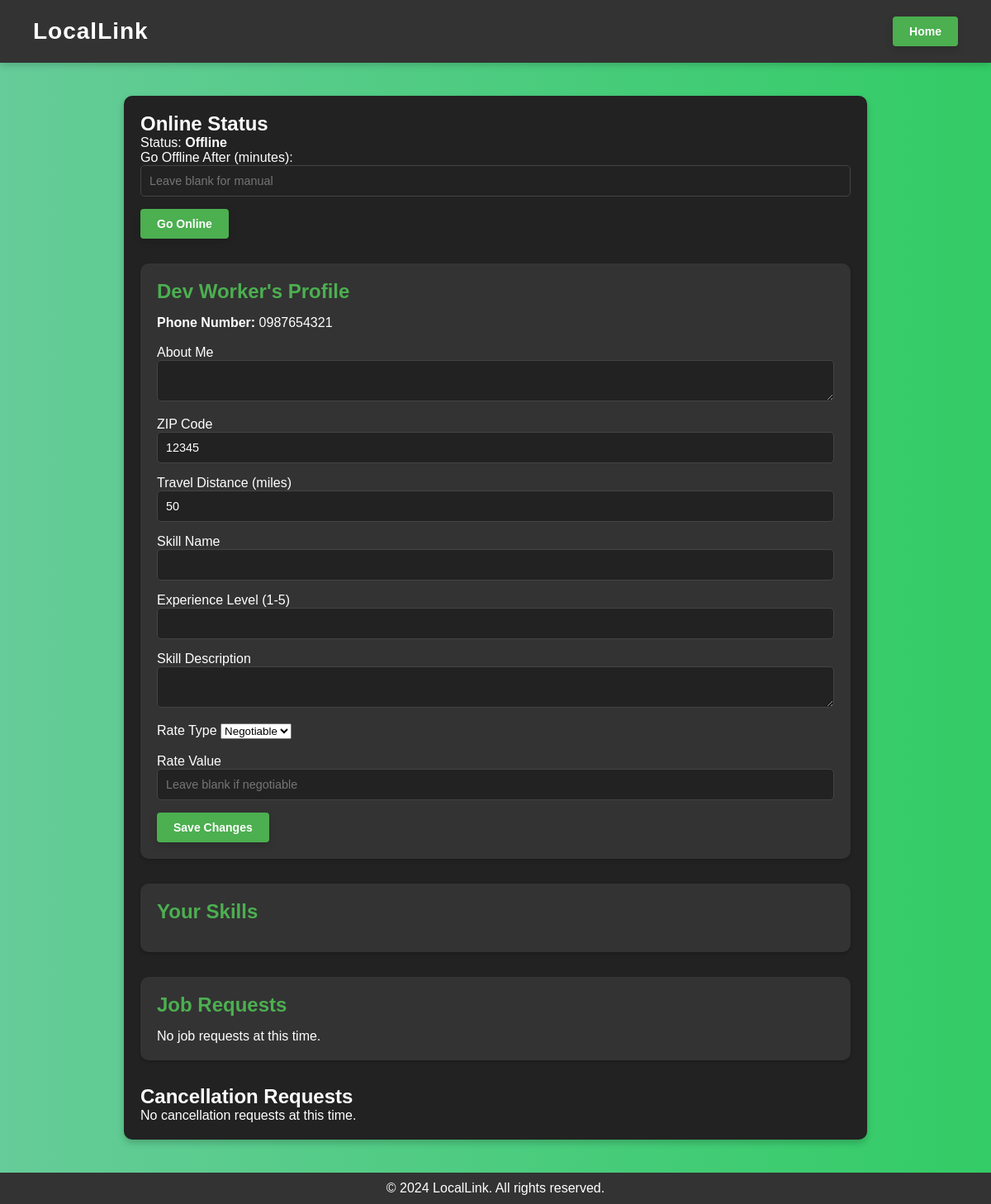
Page /profile/2 (signed in) on the committed database.
### app/models/worker.py (models this page shows, shortened)
class Worker(db.Model):
    __tablename__ = 'workers'
    id = db.Column(db.Integer, primary_key=True)
    profile_picture = db.Column(db.String(200))
    name = db.Column(db.String(100), nullable=False)
    phone_number = db.Column(db.String(15), unique=True, nullable=False)
    password = db.Column(db.String(200), nullable=False)
    zip_code = db.Column(db.String(10), nullable=False)
    travel_distance = db.Column(db.Integer, nullable=False)
    user_role = db.Column(db.String(50), default='regular')
    about_me = db.Column(db.Text, nullable=True)
    is_online = db.Column(db.Boolean, default=False)
    auto_offline_time = db.Column(db.DateTime, nullable=True)
    job_postings = db.relationship('JobPosting', back_populates='worker')
    contracts = db.relationship('Contract', back_populates='worker')
    skills = db.relationship('Skill', back_populates='worker')  # Add this line

### app/routes/worker_routes.py (the view, shortened to what this page needs)
@worker_bp.route('/profile/<int:worker_id>', methods=['GET', 'POST'])
def worker_profile(worker_id):
    worker = Worker.query.get_or_404(worker_id)
    if session.get('worker_id') != worker_id:
        flash("You are not authorized to edit this profile.", "danger")
        return redirect(url_for('home.home'))
    form = WorkerProfileForm(obj=worker)
    worker_skills = Skill.query.filter_by(worker_id=worker_id).all()
    pending_requests = Contract.query.filter_by(worker_id=worker_id, status='pending').order_by(Contract.job_date).all()
    return render_template('worker_profile.html',
                           worker=worker,
                           form=form,
                           skills=worker_skills,
                           pending_requests=pending_requests)

### app/forms.py
class WorkerProfileForm(FlaskForm):
    about_me = TextAreaField('About Me', validators=[DataRequired()])
    zip_code = StringField('ZIP Code', validators=[DataRequired()])
    travel_distance = IntegerField('Travel Distance (miles)', validators=[DataRequired(), NumberRange(min=1)])
    skill_name = StringField('Skill Name', validators=[Optional()])
    experience_level = IntegerField('Experience Level (1-5)', validators=[Optional(), NumberRange(min=1, max=5)])
    description = TextAreaField('Skill Description', validators=[Optional()])
    rate_type = SelectField(
        'Rate Type',
        choices=[('fixed', 'Fixed'), ('hourly', 'Hourly'), ('negotiable', 'Negotiable')],
        default='negotiable'
    )
    rate_value = FloatField(
        'Rate Value',
        validators=[Optional(), NumberRange(min=0)],
        render_kw={"placeholder": "Leave blank if negotiable"}
    )
    submit = SubmitField('Save Changes')

### app/templates/worker_profile.html (shortened to what this page needs)
<!DOCTYPE html>
<html lang="en">
<head>
    <link rel="stylesheet" href="{{ url_for('static', filename='css/worker_profile.css') }}">
</head>
<body>
    <header>
        <div class="logo">
            <h1>LocalLink</h1>
        </div>
        <nav>
            <a href="{{ url_for('home.home') }}" class="button">Home</a>
        </nav>
    </header>
    <main>
        <section class="profile-card">
            <div class="worker-online-status">
                <h2>Online Status</h2>
                {% if worker.is_online %}
                    <p>Status: <strong>Online</strong></p>
                    <form method="POST" action="{{ url_for('worker.go_offline', worker_id=worker.id) }}">
                        <button type="submit" class="button danger">Go Offline</button>
                    </form>
                {% else %}
                    <p>Status: <strong>Offline</strong></p>
                    <form method="POST" action="{{ url_for('worker.go_online', worker_id=worker.id) }}">
                        <div>
                            <label for="auto_offline_time">Go Offline After (minutes):</label>
                            <input type="number" name="auto_offline_time" min="1" placeholder="Leave blank for manual">
                        </div>
                        <button type="submit" class="button">Go Online</button>
                    </form>
                {% endif %}
            </div>
            <div class="worker-details">
                <h2>{{ worker.name }}'s Profile</h2>
                <p><strong>Phone Number:</strong> {{ worker.phone_number }}</p>
                <br/>
                <form method="POST" action="">
                    <div>
                        {{ form.about_me.label }}
                        {{ form.about_me() }}
                    </div>
                    <div>
                        {{ form.zip_code.label }}
                        {{ form.zip_code() }}
                    </div>
                    <div>
                        {{ form.travel_distance.label }}
                        {{ form.travel_distance() }}
                    </div>
                    <div>
                        {{ form.skill_name.label }}
                        {{ form.skill_name() }}
                    </div>
                    <div>
                        {{ form.experience_level.label }}
                        {{ form.experience_level() }}
                    </div>
                    <div>
                        {{ form.description.label }}
                        {{ form.description() }}
                    </div>
                    <div>
                        {{ form.rate_type.label }}
                        {{ form.rate_type() }}
                    </div>
                    <br/>
                    <div>
                        {{ form.rate_value.label }}
                        {{ form.rate_value() }}
                    </div>
                    <button type="submit" class="button">Save Changes</button>
                </form>
            </div>
            <div class="worker-skills">
                <h2>Your Skills</h2>
            </div>
            <div class="job-requests">
                <h2>Job Requests</h2>
                {% if pending_requests %}
                    <ul>
                        {% for request in pending_requests %}
                        <li>
                            <p><strong>Job Date:</strong> {{ request.job_date.strftime('%Y-%m-%d %H:%M') }}</p>
                            {% if request.job_posting %}
                                <p><strong>Description:</strong> {{ request.job_posting.description }}</p>
                                <p><strong>Rate:</strong> ${{ "{:.2f".format(request.job_posting.rate) }}</p>
                            {% else %}
                                <p><em>No job posting details available.</em></p>
                            {% endif %}
                            <form method="POST" action="{{ url_for('worker.worker_accept_job', job_id=request.id) }}" style="display: inline;">
                                <button type="submit" class="button">Accept</button>
                            </form>
                            <form method="POST" action="{{ url_for('worker.reject_job', job_id=request.id) }}" style="display: inline;">
                                <button type="submit" class="button danger">Reject</button>
                            </form>
                        </li>
                        {% endfor %}
                    </ul>
                {% else %}
                    <p>No job requests at this time.</p>
                {% endif %}
            </div>
            <div class="cancellation-requests">
                <h2>Cancellation Requests</h2>
                {% if cancel_requests %}
                    <ul>
                        {% for job in cancel_requests %}
                            <li>
                                <p><strong>{{ job.title }}</strong></p>
                                <p>{{ job.description }}</p>
                                <p><em>Rate:</em> ${{ job.rate }}</p>
                                <p><em>Requested:</em> {{ job.created_at.strftime('%Y-%m-%d %H:%M:%S') }}</p>
                                <form method="POST" action="{{ url_for('worker.approve_cancellation', job_id=job.id) }}">
                                    <button type="submit" class="button">Approve Cancellation</button>
                                </form>
                            </li>
                        {% endfor %}
                    </ul>
                {% else %}
                    <p>No cancellation requests at this time.</p>
                {% endif %}
            </div>
        </section>
    </main>
    <footer>
        <p>&copy; 2024 LocalLink. All rights reserved.</p>
    </footer>
</body>
</html>

### app/static/css/worker_profile.css (style rules this page uses)
* { margin: 0; padding: 0; box-sizing: border-box; }
body { font-family: Arial, sans-serif; background: linear-gradient(to right, #66cc99, #33cc66); color: #333; display: flex; flex-direction: column; min-height: 100vh; margin: 0; }
header { display: flex; justify-content: space-between; align-items: center; background-color: #333; color: white; padding: 20px 40px; box-shadow: 0 4px 8px rgba(0, 0, 0, 0.15); }
header .logo h1 { font-size: 28px; letter-spacing: 1px; }
header nav a { color: #fff; text-decoration: none; margin-left: 15px; }
main { flex-grow: 1; display: flex; justify-content: center; align-items: center; padding: 40px; }
.profile-card { background-color: #222; color: white; border-radius: 10px; box-shadow: 0 4px 8px rgba(0, 0, 0, 0.2); padding: 20px; max-width: 900px; width: 100%; display: flex; flex-direction: column; gap: 30px; }
.worker-details, .worker-skills, .job-requests { padding: 20px; background-color: #333; border-radius: 10px; box-shadow: 0 2px 4px rgba(0, 0, 0, 0.2); }
.worker-details h2, .worker-skills h2, .job-requests h2 { color: #4CAF50; font-size: 1.5em; margin-bottom: 15px; }
textarea, input[type="text"], input[type="number"] { width: 100%; padding: 10px; border: 1px solid #444; border-radius: 5px; background-color: #222; color: white; font-size: 0.9em; margin-bottom: 15px; }
.button { display: inline-block; padding: 10px 20px; background-color: #4CAF50; color: white; text-decoration: none; font-size: 14px; font-weight: bold; border-radius: 4px; border: none; box-shadow: 0 4px 8px rgba(0, 0, 0, 0.15); cursor: pointer; transition: background-color 0.3s, transform 0.2s; }
footer { text-align: center; padding: 10px; background-color: #333; color: white; margin-top: auto; }

### rows in the picture
Worker: name "Dev Worker", phone_number "0987654321", zip_code "12345", travel_distance "50"
